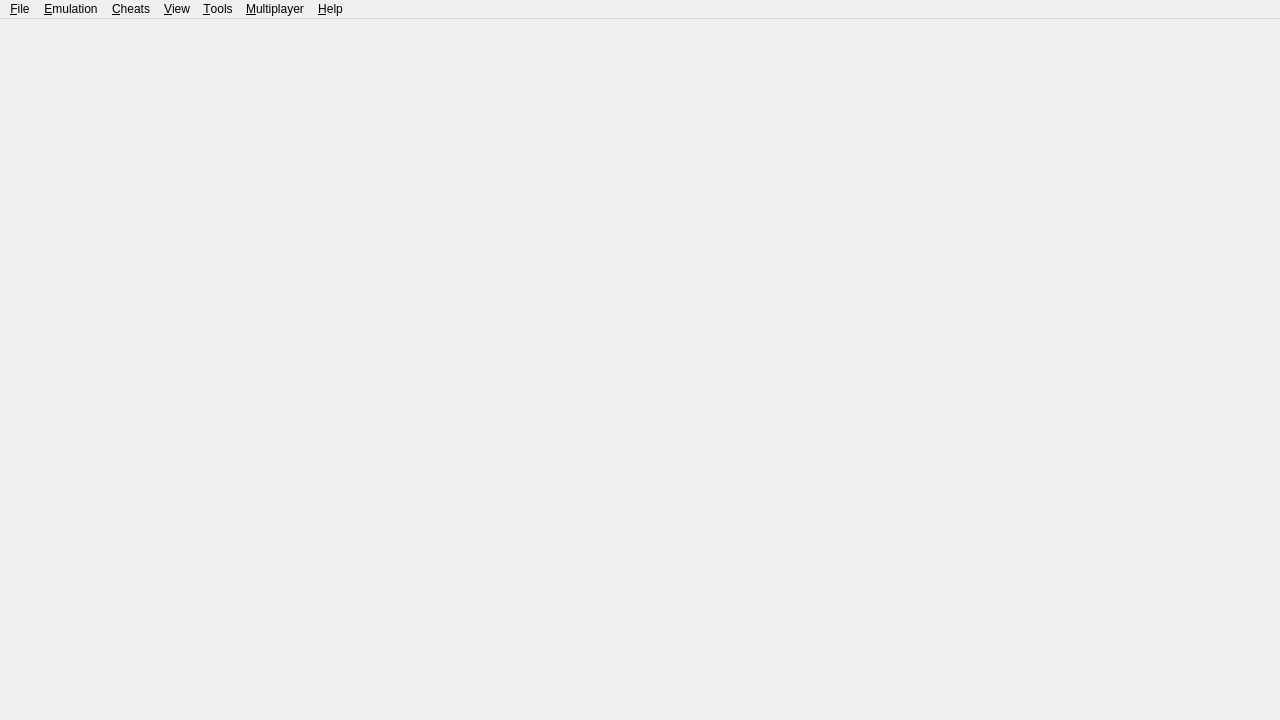
<?xml version="1.0" encoding="UTF-8"?>
<ui version="4.0">
 <class>MainWindow</class>
 <widget class="QMainWindow" name="MainWindow">
  <property name="geometry">
   <rect>
    <x>0</x>
    <y>0</y>
    <width>1280</width>
    <height>720</height>
   </rect>
  </property>
  <property name="windowTitle">
   <string>yuzu</string>
  </property>
  <property name="windowIcon">
   <iconset resource="yuzu.qrc">
    <normaloff>:/img/eden.ico</normaloff>:/img/eden.ico</iconset>
  </property>
  <property name="tabShape">
   <enum>QTabWidget::TabShape::Rounded</enum>
  </property>
  <property name="dockNestingEnabled">
   <bool>true</bool>
  </property>
  <widget class="QWidget" name="centralwidget">
   <layout class="QHBoxLayout" name="horizontalLayout">
    <property name="leftMargin">
     <number>0</number>
    </property>
    <property name="topMargin">
     <number>0</number>
    </property>
    <property name="rightMargin">
     <number>0</number>
    </property>
    <property name="bottomMargin">
     <number>0</number>
    </property>
   </layout>
  </widget>
  <widget class="QMenuBar" name="menubar">
   <property name="geometry">
    <rect>
     <x>0</x>
     <y>0</y>
     <width>1280</width>
     <height>23</height>
    </rect>
   </property>
   <widget class="QMenu" name="menu_File">
    <property name="title">
     <string>&amp;File</string>
    </property>
    <widget class="QMenu" name="menu_recent_files">
     <property name="title">
      <string>&amp;Recent Files</string>
     </property>
    </widget>
    <widget class="QMenu" name="menuOpen_Eden_Folders">
     <property name="title">
      <string>Open &amp;Eden Folders</string>
     </property>
     <addaction name="action_Root_Data_Folder"/>
     <addaction name="action_NAND_Folder"/>
     <addaction name="action_SDMC_Folder"/>
     <addaction name="action_Mod_Folder"/>
     <addaction name="action_Log_Folder"/>
    </widget>
    <addaction name="action_Install_File_NAND"/>
    <addaction name="separator"/>
    <addaction name="action_Load_File"/>
    <addaction name="action_Load_Folder"/>
    <addaction name="separator"/>
    <addaction name="menu_recent_files"/>
    <addaction name="separator"/>
    <addaction name="action_Load_Amiibo"/>
    <addaction name="separator"/>
    <addaction name="menuOpen_Eden_Folders"/>
    <addaction name="separator"/>
    <addaction name="action_Exit"/>
   </widget>
   <widget class="QMenu" name="menu_Emulation">
    <property name="title">
     <string>&amp;Emulation</string>
    </property>
    <addaction name="action_Pause"/>
    <addaction name="action_Stop"/>
    <addaction name="action_Restart"/>
    <addaction name="separator"/>
    <addaction name="action_Configure"/>
    <addaction name="action_Configure_Current_Game"/>
   </widget>
    <widget class="QMenu" name="menu_Cheats">
     <property name="visible">
      <bool>false</bool>
     </property>
     <property name="title">
      <string>&amp;Cheats</string>
     </property>
    </widget>
   <widget class="QMenu" name="menu_View">
    <property name="title">
     <string>&amp;View</string>
    </property>
    <widget class="QMenu" name="menu_Reset_Window_Size">
     <property name="title">
      <string>&amp;Reset Window Size</string>
     </property>
    </widget>
    <widget class="QMenu" name="menu_View_Debugging">
     <property name="title">
      <string>&amp;Debugging</string>
     </property>
    </widget>
    <widget class="QMenu" name="menu_Game_List_Mode">
     <property name="title">
      <string>&amp;Game List Mode</string>
     </property>
     <addaction name="action_Tree_View"/>
     <addaction name="action_Grid_View"/>
     <addaction name="action_Carousel_View"/>
    </widget>
    <widget class="QMenu" name="menuGame_Icon_Size">
     <property name="title">
      <string>Game &amp;Icon Size</string>
     </property>
    </widget>
    <action name="action_Reset_Window_Size_720">
     <property name="text">
      <string>Reset Window Size to &amp;720p</string>
     </property>
     <property name="iconText">
      <string>Reset Window Size to 720p</string>
     </property>
    </action>
    <action name="action_Reset_Window_Size_900">
     <property name="text">
      <string>Reset Window Size to &amp;900p</string>
     </property>
     <property name="iconText">
      <string>Reset Window Size to 900p</string>
     </property>
    </action>
    <action name="action_Reset_Window_Size_1080">
     <property name="text">
      <string>Reset Window Size to &amp;1080p</string>
     </property>
     <property name="iconText">
      <string>Reset Window Size to 1080p</string>
     </property>
    </action>
    <addaction name="action_Fullscreen"/>
    <addaction name="action_Single_Window_Mode"/>
    <addaction name="action_Enable_Overlay_Applet"/>
    <addaction name="action_Show_Filter_Bar"/>
    <addaction name="action_Show_Status_Bar"/>
    <addaction name="action_Show_Performance_Overlay"/>
    <addaction name="action_Show_Controller_Overlay"/>
    <addaction name="action_Post_Processing_Shaders"/>
    <addaction name="separator"/>
    <addaction name="menu_Reset_Window_Size"/>
    <addaction name="menu_View_Debugging"/>
    <addaction name="menu_Game_List_Mode"/>
    <addaction name="menuGame_Icon_Size"/>
    <addaction name="action_Show_Game_Name"/>
   </widget>
   <widget class="QMenu" name="menu_Multiplayer">
    <property name="enabled">
     <bool>true</bool>
    </property>
    <property name="title">
     <string>&amp;Multiplayer</string>
    </property>
    <addaction name="action_View_Lobby"/>
    <addaction name="action_Start_Room"/>
    <addaction name="action_Connect_To_Room"/>
    <addaction name="separator"/>
    <addaction name="action_Show_Room"/>
    <addaction name="action_Leave_Room"/>
   </widget>
   <widget class="QMenu" name="menu_Tools">
    <property name="title">
     <string>&amp;Tools</string>
    </property>
    <widget class="QMenu" name="menu_cabinet_applet">
     <property name="title">
      <string>Am&amp;iibo</string>
     </property>
     <addaction name="action_Launch_Cabinet_Nickname_Owner"/>
     <addaction name="action_Launch_Cabinet_Eraser"/>
     <addaction name="action_Launch_Cabinet_Restorer"/>
     <addaction name="action_Launch_Cabinet_Formatter"/>
    </widget>
    <widget class="QMenu" name="menu_Applets">
     <property name="title">
      <string>Launch &amp;Applet</string>
     </property>
     <addaction name="action_Launch_QLaunch"/>
     <addaction name="action_Launch_MiiEdit"/>
     <addaction name="action_Launch_Controller"/>
     <addaction name="action_Launch_PhotoViewer"/>
    </widget>
    <widget class="QMenu" name="menuTAS">
     <property name="title">
      <string>&amp;TAS</string>
     </property>
     <addaction name="action_TAS_Start"/>
     <addaction name="action_TAS_Record"/>
     <addaction name="action_TAS_Reset"/>
     <addaction name="separator"/>
     <addaction name="action_Configure_Tas"/>
    </widget>
    <widget class="QMenu" name="menu_Create_Shortcuts">
     <property name="title">
      <string>&amp;Create Home Menu Shortcut</string>
     </property>
     <addaction name="action_Desktop"/>
     <addaction name="action_Application_Menu"/>
    </widget>
    <widget class="QMenu" name="menuInstall_Firmware">
     <property name="title">
      <string>Install &amp;Firmware</string>
     </property>
     <addaction name="action_Firmware_From_Folder"/>
     <addaction name="action_Firmware_From_ZIP"/>
    </widget>
    <addaction name="action_Install_Keys"/>
    <addaction name="menuInstall_Firmware"/>
    <addaction name="action_Verify_installed_contents"/>
    <addaction name="action_Data_Manager"/>
    <addaction name="separator"/>
    <addaction name="menu_cabinet_applet"/>
    <addaction name="menu_Applets"/>
    <addaction name="menu_Create_Shortcuts"/>
    <addaction name="separator"/>
    <addaction name="action_Capture_Screenshot"/>
    <addaction name="menuTAS"/>
   </widget>
   <widget class="QMenu" name="menu_Help">
    <property name="title">
     <string>&amp;Help</string>
    </property>
    <addaction name="action_Report_Compatibility"/>
    <addaction name="action_Open_Mods_Page"/>
    <addaction name="action_Open_UserHandbook"/>
    <addaction name="separator"/>
    <addaction name="action_About"/>
    <addaction name="action_Eden_Dependencies"/>
   </widget>
   <addaction name="menu_File"/>
   <addaction name="menu_Emulation"/>
   <addaction name="menu_Cheats"/>
   <addaction name="menu_View"/>
   <addaction name="menu_Tools"/>
   <addaction name="menu_Multiplayer"/>
   <addaction name="menu_Help"/>
  </widget>
  <action name="action_Install_File_NAND">
   <property name="enabled">
    <bool>true</bool>
   </property>
   <property name="text">
    <string>&amp;Install Files to NAND...</string>
   </property>
  </action>
  <action name="action_Load_File">
   <property name="text">
    <string>L&amp;oad File...</string>
   </property>
  </action>
  <action name="action_Load_Folder">
   <property name="text">
    <string>Load &amp;Folder...</string>
   </property>
  </action>
  <action name="action_Exit">
   <property name="text">
    <string>E&amp;xit</string>
   </property>
  </action>
  <action name="action_Pause">
   <property name="enabled">
    <bool>false</bool>
   </property>
   <property name="text">
    <string>&amp;Pause</string>
   </property>
  </action>
  <action name="action_Stop">
   <property name="enabled">
    <bool>false</bool>
   </property>
   <property name="text">
    <string>&amp;Stop</string>
   </property>
  </action>
  <action name="action_Verify_installed_contents">
   <property name="text">
    <string>&amp;Verify Installed Contents</string>
   </property>
  </action>
  <action name="action_About">
   <property name="text">
    <string>&amp;About Eden</string>
   </property>
  </action>
  <action name="action_Single_Window_Mode">
   <property name="checkable">
    <bool>true</bool>
   </property>
   <property name="text">
    <string>Single &amp;Window Mode</string>
   </property>
  </action>
  <action name="action_Configure">
   <property name="text">
    <string>Con&amp;figure...</string>
   </property>
   <property name="shortcut">
    <string>Ctrl+,</string>
   </property>
   <property name="menuRole">
    <enum>QAction::MenuRole::PreferencesRole</enum>
   </property>
  </action>
  <action name="action_Enable_Overlay_Applet">
   <property name="checkable">
    <bool>true</bool>
   </property>
   <property name="text">
    <string>Enable Overlay Display Applet</string>
   </property>
  </action>
  <action name="action_Show_Filter_Bar">
   <property name="checkable">
    <bool>true</bool>
   </property>
   <property name="text">
    <string>Show &amp;Filter Bar</string>
   </property>
  </action>
  <action name="action_Show_Status_Bar">
   <property name="checkable">
    <bool>true</bool>
   </property>
   <property name="text">
    <string>Show &amp;Status Bar</string>
   </property>
   <property name="iconText">
    <string>Show Status Bar</string>
   </property>
  </action>
  <action name="action_View_Lobby">
   <property name="enabled">
    <bool>true</bool>
   </property>
   <property name="text">
    <string>&amp;Browse Public Game Lobby</string>
   </property>
  </action>
  <action name="action_Start_Room">
   <property name="enabled">
    <bool>true</bool>
   </property>
   <property name="text">
    <string>&amp;Create Room</string>
   </property>
  </action>
  <action name="action_Leave_Room">
   <property name="enabled">
    <bool>false</bool>
   </property>
   <property name="text">
    <string>&amp;Leave Room</string>
   </property>
  </action>
  <action name="action_Connect_To_Room">
   <property name="text">
    <string>&amp;Direct Connect to Room</string>
   </property>
  </action>
  <action name="action_Show_Room">
   <property name="enabled">
    <bool>false</bool>
   </property>
   <property name="text">
    <string>&amp;Show Current Room</string>
   </property>
  </action>
  <action name="action_Fullscreen">
   <property name="checkable">
    <bool>true</bool>
   </property>
   <property name="text">
    <string>F&amp;ullscreen</string>
   </property>
  </action>
  <action name="action_Restart">
   <property name="enabled">
    <bool>false</bool>
   </property>
   <property name="text">
    <string>&amp;Restart</string>
   </property>
  </action>
  <action name="action_Load_Amiibo">
   <property name="enabled">
    <bool>false</bool>
   </property>
   <property name="text">
    <string>Load/Remove &amp;Amiibo...</string>
   </property>
  </action>
  <action name="action_Open_Mods_Page">
   <property name="text">
    <string>Open &amp;Mods Page</string>
   </property>
  </action>
  <action name="action_Open_UserHandbook">
   <property name="text">
    <string>&amp;User Handbook</string>
   </property>
  </action>
  <action name="action_Capture_Screenshot">
   <property name="enabled">
    <bool>false</bool>
   </property>
   <property name="text">
    <string>&amp;Capture Screenshot</string>
   </property>
  </action>
  <action name="action_Launch_PhotoViewer">
   <property name="text">
    <string>&amp;Album</string>
   </property>
  </action>
  <action name="action_Launch_Cabinet_Nickname_Owner">
   <property name="text">
    <string>&amp;Set Nickname and Owner</string>
   </property>
  </action>
  <action name="action_Launch_Cabinet_Eraser">
   <property name="text">
    <string>&amp;Delete Game Data</string>
   </property>
  </action>
  <action name="action_Launch_Cabinet_Restorer">
   <property name="text">
    <string>&amp;Restore Amiibo</string>
   </property>
  </action>
  <action name="action_Launch_Cabinet_Formatter">
   <property name="text">
    <string>&amp;Format Amiibo</string>
   </property>
  </action>
  <action name="action_Launch_MiiEdit">
   <property name="text">
    <string>&amp;Mii Editor</string>
   </property>
  </action>
  <action name="action_Configure_Tas">
   <property name="text">
    <string>&amp;Configure TAS...</string>
   </property>
   <property name="menuRole">
    <enum>QAction::MenuRole::NoRole</enum>
   </property>
  </action>
  <action name="action_Configure_Current_Game">
   <property name="enabled">
    <bool>false</bool>
   </property>
   <property name="text">
    <string>Configure C&amp;urrent Game...</string>
   </property>
   <property name="menuRole">
    <enum>QAction::MenuRole::NoRole</enum>
   </property>
  </action>
  <action name="action_TAS_Start">
   <property name="enabled">
    <bool>false</bool>
   </property>
   <property name="text">
    <string>&amp;Start</string>
   </property>
  </action>
  <action name="action_TAS_Reset">
   <property name="enabled">
    <bool>false</bool>
   </property>
   <property name="text">
    <string>&amp;Reset</string>
   </property>
  </action>
  <action name="action_TAS_Record">
   <property name="enabled">
    <bool>false</bool>
   </property>
   <property name="text">
    <string>R&amp;ecord</string>
   </property>
  </action>
  <action name="action_Launch_Controller">
   <property name="text">
    <string>Open &amp;Controller Menu</string>
   </property>
  </action>
  <action name="action_Install_Keys">
   <property name="text">
    <string>Install Decryption &amp;Keys</string>
   </property>
  </action>
  <action name="action_Launch_QLaunch">
   <property name="text">
    <string>&amp;Home Menu</string>
   </property>
  </action>
  <action name="action_Desktop">
   <property name="text">
    <string>&amp;Desktop</string>
   </property>
  </action>
  <action name="action_Application_Menu">
   <property name="text">
    <string>&amp;Application Menu</string>
   </property>
  </action>
  <action name="action_Root_Data_Folder">
   <property name="text">
    <string>&amp;Root Data Folder</string>
   </property>
  </action>
  <action name="action_NAND_Folder">
   <property name="text">
    <string>&amp;NAND Folder</string>
   </property>
  </action>
  <action name="action_SDMC_Folder">
   <property name="text">
    <string>&amp;SDMC Folder</string>
   </property>
  </action>
  <action name="action_Mod_Folder">
   <property name="text">
    <string>&amp;Mod Folder</string>
   </property>
  </action>
  <action name="action_Log_Folder">
   <property name="text">
    <string>&amp;Log Folder</string>
   </property>
  </action>
  <action name="action_Firmware_From_Folder">
   <property name="text">
    <string>From Folder</string>
   </property>
  </action>
  <action name="action_Firmware_From_ZIP">
   <property name="text">
    <string>From ZIP</string>
   </property>
  </action>
  <action name="action_Eden_Dependencies">
   <property name="text">
    <string>&amp;Eden Dependencies</string>
   </property>
  </action>
  <action name="action_Data_Manager">
   <property name="text">
    <string>&amp;Data Manager</string>
   </property>
  </action>
  <action name="action_Tree_View">
   <property name="checkable">
    <bool>true</bool>
   </property>
   <property name="text">
    <string>&amp;Tree View</string>
   </property>
  </action>
  <action name="action_Grid_View">
   <property name="checkable">
    <bool>true</bool>
   </property>
   <property name="text">
    <string>&amp;Grid View</string>
   </property>
  </action>
  <action name="actionGame_Icon_Size">
   <property name="text">
    <string>Game Icon Size</string>
   </property>
  </action>
  <action name="actionNone">
   <property name="text">
    <string>None</string>
   </property>
  </action>
  <action name="action_Show_Game_Name">
   <property name="checkable">
    <bool>true</bool>
   </property>
   <property name="text">
    <string>Show Game &amp;Name</string>
   </property>
  </action>
  <action name="action_Show_Performance_Overlay">
   <property name="checkable">
    <bool>true</bool>
   </property>
   <property name="text">
    <string>Show &amp;Performance Overlay</string>
   </property>
  </action>
  <action name="action_Show_Controller_Overlay">
   <property name="checkable">
    <bool>true</bool>
   </property>
   <property name="text">
    <string>Show &amp;Controller Overlay</string>
   </property>
  </action>
  <action name="action_Post_Processing_Shaders">
   <property name="text">
    <string>Post-Processing &amp;Shaders...</string>
   </property>
  </action>
  <action name="action_Carousel_View">
   <property name="checkable">
    <bool>true</bool>
   </property>
   <property name="text">
    <string>&amp;Carousel View</string>
   </property>
  </action>
 </widget>
 <resources>
  <include location="yuzu.qrc"/>
 </resources>
 <connections/>
</ui>
